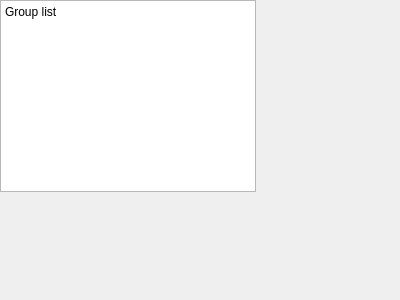
<?xml version="1.0" encoding="UTF-8"?>
<ui version="4.0">
 <class>GroupStackGroupListPage</class>
 <widget class="QWidget" name="GroupStackGroupListPage">
  <property name="geometry">
   <rect>
    <x>0</x>
    <y>0</y>
    <width>400</width>
    <height>300</height>
   </rect>
  </property>
  <property name="windowTitle">
   <string>Form</string>
  </property>
  <widget class="QTextBrowser" name="textBrowser">
   <property name="geometry">
    <rect>
     <x>0</x>
     <y>0</y>
     <width>256</width>
     <height>192</height>
    </rect>
   </property>
   <property name="html">
    <string>&lt;!DOCTYPE HTML PUBLIC &quot;-//W3C//DTD HTML 4.0//EN&quot; &quot;http://www.w3.org/TR/REC-html40/strict.dtd&quot;&gt;
&lt;html&gt;&lt;head&gt;&lt;meta name=&quot;qrichtext&quot; content=&quot;1&quot; /&gt;&lt;style type=&quot;text/css&quot;&gt;
p, li { white-space: pre-wrap; }
&lt;/style&gt;&lt;/head&gt;&lt;body style=&quot; font-family:'SimSun'; font-size:9pt; font-weight:400; font-style:normal;&quot;&gt;
&lt;p style=&quot; margin-top:0px; margin-bottom:0px; margin-left:0px; margin-right:0px; -qt-block-indent:0; text-indent:0px;&quot;&gt;Group list&lt;/p&gt;&lt;/body&gt;&lt;/html&gt;</string>
   </property>
  </widget>
 </widget>
 <resources/>
 <connections/>
</ui>
